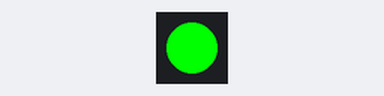
The sketch below on a simulated Arduino Uno, built with avr-gcc and run on an emulated ATmega328P. Parts: 1 RGB LEDs in strip order, left to right. Colours are those a GRB WS2812 strip shows for the declared byte order.

Above: at 0.2 s.
At 1.7 s:
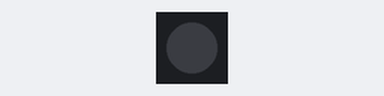
Timing chart, 0 to 3.0 s (numbered marks = the images above):
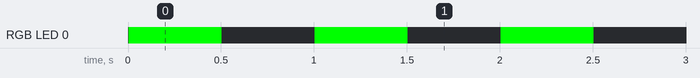

The sketch:

Blink.ino
```cpp
/// @file    Blink.ino
/// @brief   Blink the first LED of an LED strip
/// @example Blink.ino

#include <FastLED.h>

// How many leds in your strip?
#define NUM_LEDS 1

// For led chips like WS2812, which have a data line, ground, and power, you just
// need to define DATA_PIN.  For led chipsets that are SPI based (four wires - data, clock,
// ground, and power), like the LPD8806 define both DATA_PIN and CLOCK_PIN
// Clock pin only needed for SPI based chipsets when not using hardware SPI
#define DATA_PIN 3
#define CLOCK_PIN 13

// Define the array of leds
CRGB leds[NUM_LEDS];

void setup() {
    // Uncomment/edit one of the following lines for your leds arrangement.
    // ## Clockless types ##
    // FastLED.addLeds<NEOPIXEL, DATA_PIN>(leds, NUM_LEDS);  // GRB ordering is assumed
    // FastLED.addLeds<SM16703, DATA_PIN, RGB>(leds, NUM_LEDS);
    // FastLED.addLeds<TM1829, DATA_PIN, RGB>(leds, NUM_LEDS);
    // FastLED.addLeds<TM1812, DATA_PIN, RGB>(leds, NUM_LEDS);
    // FastLED.addLeds<TM1809, DATA_PIN, RGB>(leds, NUM_LEDS);
    // FastLED.addLeds<TM1804, DATA_PIN, RGB>(leds, NUM_LEDS);
    // FastLED.addLeds<TM1803, DATA_PIN, RGB>(leds, NUM_LEDS);
    // FastLED.addLeds<UCS1903, DATA_PIN, RGB>(leds, NUM_LEDS);
    // FastLED.addLeds<UCS1903B, DATA_PIN, RGB>(leds, NUM_LEDS);
    // FastLED.addLeds<UCS1904, DATA_PIN, RGB>(leds, NUM_LEDS);
    // FastLED.addLeds<UCS2903, DATA_PIN, RGB>(leds, NUM_LEDS);
    // FastLED.addLeds<WS2812, DATA_PIN, RGB>(leds, NUM_LEDS);  // GRB ordering is typical
    // FastLED.addLeds<WS2852, DATA_PIN, RGB>(leds, NUM_LEDS);  // GRB ordering is typical
    FastLED.addLeds<WS2812B, DATA_PIN, RGB>(leds, NUM_LEDS);  // GRB ordering is typical
    // FastLED.addLeds<GS1903, DATA_PIN, RGB>(leds, NUM_LEDS);
    // FastLED.addLeds<SK6812, DATA_PIN, RGB>(leds, NUM_LEDS);  // GRB ordering is typical
    // FastLED.addLeds<SK6822, DATA_PIN, RGB>(leds, NUM_LEDS);
    // FastLED.addLeds<APA106, DATA_PIN, RGB>(leds, NUM_LEDS);
    // FastLED.addLeds<PL9823, DATA_PIN, RGB>(leds, NUM_LEDS);
    // FastLED.addLeds<SK6822, DATA_PIN, RGB>(leds, NUM_LEDS);
    // FastLED.addLeds<WS2811, DATA_PIN, RGB>(leds, NUM_LEDS);
    // FastLED.addLeds<WS2813, DATA_PIN, RGB>(leds, NUM_LEDS);
    // FastLED.addLeds<APA104, DATA_PIN, RGB>(leds, NUM_LEDS);
    // FastLED.addLeds<WS2811_400, DATA_PIN, RGB>(leds, NUM_LEDS);
    // FastLED.addLeds<GE8822, DATA_PIN, RGB>(leds, NUM_LEDS);
    // FastLED.addLeds<GW6205, DATA_PIN, RGB>(leds, NUM_LEDS);
    // FastLED.addLeds<GW6205_400, DATA_PIN, RGB>(leds, NUM_LEDS);
    // FastLED.addLeds<LPD1886, DATA_PIN, RGB>(leds, NUM_LEDS);
    // FastLED.addLeds<LPD1886_8BIT, DATA_PIN, RGB>(leds, NUM_LEDS);
    // ## Clocked (SPI) types ##
    // FastLED.addLeds<LPD6803, DATA_PIN, CLOCK_PIN, RGB>(leds, NUM_LEDS);  // GRB ordering is typical
    // FastLED.addLeds<LPD8806, DATA_PIN, CLOCK_PIN, RGB>(leds, NUM_LEDS);  // GRB ordering is typical
    // FastLED.addLeds<WS2801, DATA_PIN, CLOCK_PIN, RGB>(leds, NUM_LEDS);
    // FastLED.addLeds<WS2803, DATA_PIN, CLOCK_PIN, RGB>(leds, NUM_LEDS);
    // FastLED.addLeds<SM16716, DATA_PIN, CLOCK_PIN, RGB>(leds, NUM_LEDS);
    // FastLED.addLeds<P9813, DATA_PIN, CLOCK_PIN, RGB>(leds, NUM_LEDS);  // BGR ordering is typical
    // FastLED.addLeds<DOTSTAR, DATA_PIN, CLOCK_PIN, RGB>(leds, NUM_LEDS);  // BGR ordering is typical
    // FastLED.addLeds<APA102, DATA_PIN, CLOCK_PIN, RGB>(leds, NUM_LEDS);  // BGR ordering is typical
    // FastLED.addLeds<SK9822, DATA_PIN, CLOCK_PIN, RGB>(leds, NUM_LEDS);  // BGR ordering is typical
}

void loop() {
  // Turn the LED on, then pause
  leds[0] = CRGB::Red;
  FastLED.show();
  delay(500);
  // Now turn the LED off, then pause
  leds[0] = CRGB::Black;
  FastLED.show();
  delay(500);
}
```

Measured:
- by itself, RGB LED 0: alternates RGB(0, 255, 0) for 0.50 s and off for 0.50 s
